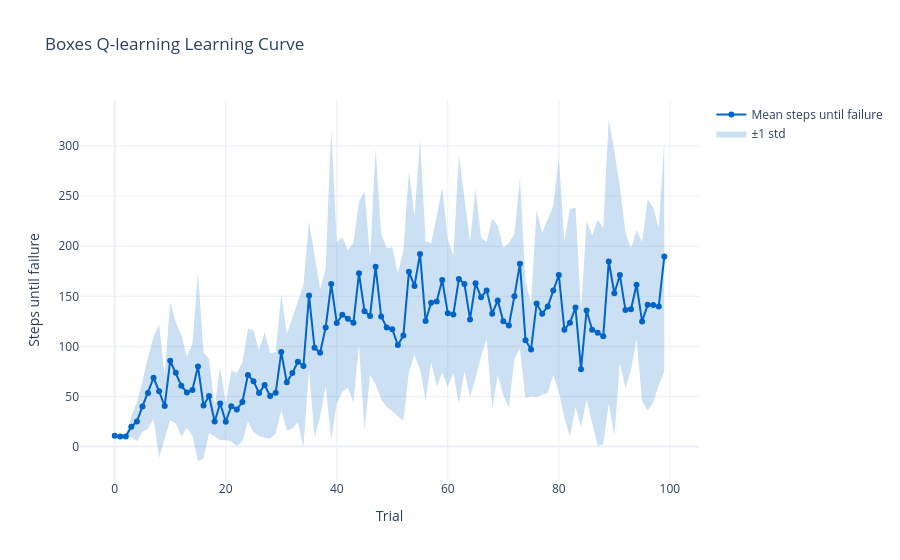

Write notebook code for a chart like this one.
### Code cell
import plotly.graph_objects as go
import numpy as np

def plot_trial_results(model_name, mean_curve, std_curve=None):
    """Plot mean steps-until-failure per trial, with optional std band."""
    trials = np.arange(len(mean_curve))
    fig = go.Figure()
    title=f"{model_name} Learning Curve"

    if std_curve is not None:
        # Upper bound (invisible line, anchors the fill)
        fig.add_trace(go.Scatter(
            x=trials,
            y=mean_curve + std_curve,
            mode="lines",
            line=dict(width=0),
            showlegend=False,
            hoverinfo="skip",
        ))
        # Lower bound (fills down to upper bound)
        fig.add_trace(go.Scatter(
            x=trials,
            y=mean_curve - std_curve,
            mode="lines",
            line=dict(width=0),
            fill="tonexty",
            fillcolor="rgba(0, 100, 200, 0.2)",
            name="±1 std",
            hoverinfo="skip",
        ))

    # Mean line on top
    fig.add_trace(go.Scatter(
        x=trials,
        y=mean_curve,
        mode="lines+markers",
        name="Mean steps until failure",
        line=dict(color="rgb(0, 100, 200)"),
    ))

    fig.update_layout(
        title=title,
        xaxis_title="Trial",
        yaxis_title="Steps until failure",
        template="plotly_white",
    )
    fig.show()

mean_curve = all_trial_results.mean(axis=0)
std_curve = all_trial_results.std(axis=0)
plot_trial_results(model_name, mean_curve, std_curve)

### Figure 1 — Plotly figure (JSON) as saved in the notebook; plotly's stock layout.template omitted (floating-point values rounded to 4 significant figures)
{"data": [{"hoverinfo": "skip", "line": {"width": 0}, "mode": "lines", "showlegend": false, "type": "scatter", "x": [0, 1, 2, 3, 4, 5, 6, 7, 8, 9, 10, 11, 12, 13, 14, 15, 16, 17, 18, 19, 20, 21, 22, 23, 24, 25, 26, 27, 28, 29, 30, 31, 32, 33, 34, 35, 36, 37, 38, 39, 40, 41, 42, 43, 44, 45, 46, 47, 48, 49, 50, 51, 52, 53, 54, 55, 56, 57, 58, 59, 60, 61, 62, 63, 64, 65, 66, 67, 68, 69, 70, 71, 72, 73, 74, 75, 76, 77, 78, 79, 80, 81, 82, 83, 84, 85, 86, 87, 88, 89, 90, 91, 92, 93, 94, 95, 96, 97, 98, 99], "y": [12.85, 10.89, 11.18, 30.19, 44.33, 65.29, 89.3, 109.9, 121.5, 72.12, 144.6, 124.1, 111.5, 89.33, 102.5, 174.4, 93.8, 87.51, 40.38, 79.53, 43.25, 75.63, 73.39, 84.19, 118.0, 116.0, 96.22, 114.1, 93.47, 94.05, 152.2, 112.3, 128.6, 145.2, 161.4, 224.9, 188.7, 157.2, 177.5, 318.0, 204.0, 208.6, 196.3, 203.2, 244.4, 254.8, 188.8, 297.4, 212.4, 198.2, 198.8, 172.8, 196.1, 274.5, 229.2, 307.7, 204.9, 203.0, 229.8, 258.6, 206.8, 190.5, 291.6, 249.5, 204.2, 257.5, 208.5, 204.3, 227.8, 220.2, 198.8, 202.9, 212.4, 268.0, 164.2, 143.6, 235.9, 213.4, 226.4, 240.3, 288.0, 204.9, 237.2, 238.4, 134.6, 224.9, 210.7, 226.9, 218.1, 327.0, 294.8, 259.2, 214.0, 198.1, 216.2, 204.2, 247.0, 238.6, 218.5, 304.7]}, {"fill": "tonexty", "fillcolor": "rgba(0, 100, 200, 0.2)", "hoverinfo": "skip", "line": {"width": 0}, "mode": "lines", "name": "±1 std", "type": "scatter", "x": [0, 1, 2, 3, 4, 5, 6, 7, 8, 9, 10, 11, 12, 13, 14, 15, 16, 17, 18, 19, 20, 21, 22, 23, 24, 25, 26, 27, 28, 29, 30, 31, 32, 33, 34, 35, 36, 37, 38, 39, 40, 41, 42, 43, 44, 45, 46, 47, 48, 49, 50, 51, 52, 53, 54, 55, 56, 57, 58, 59, 60, 61, 62, 63, 64, 65, 66, 67, 68, 69, 70, 71, 72, 73, 74, 75, 76, 77, 78, 79, 80, 81, 82, 83, 84, 85, 86, 87, 88, 89, 90, 91, 92, 93, 94, 95, 96, 97, 98, 99], "y": [8.553, 9.106, 8.817, 9.41, 5.666, 14.91, 17.7, 27.46, -11.1, 8.682, 26.63, 23.11, 10.08, 18.67, 10.45, -14.4, -11.8, 13.49, 9.625, 6.473, 6.351, 4.967, 0.6104, 4.811, 25.05, 14.65, 10.58, 8.704, 7.728, 13.35, 36.35, 16.11, 18.2, 24.2, -0.6077, 76.52, 8.749, 30.01, 60.33, 6.442, 42.8, 54.78, 58.7, 43.81, 101.4, 15.64, 71.98, 61.63, 47.2, 39.6, 35.4, 30.25, 25.54, 74.31, 91.59, 76.87, 45.89, 84.15, 59.78, 73.77, 59.63, 73.26, 43.02, 75.06, 49.57, 68.53, 89.74, 107.5, 37.59, 71.36, 51.17, 38.9, 87.56, 97.03, 48.24, 50.17, 49.48, 51.8, 53.18, 71.52, 54.65, 28.49, 9.785, 39.03, 19.83, 46.67, 22.73, 0.4577, 2.082, 42.63, 11.19, 83.18, 58.4, 75.93, 107.0, 45.56, 36.04, 44.04, 61.3, 74.5]}, {"line": {"color": "rgb(0, 100, 200)"}, "mode": "lines+markers", "name": "Mean steps until failure", "type": "scatter", "x": [0, 1, 2, 3, 4, 5, 6, 7, 8, 9, 10, 11, 12, 13, 14, 15, 16, 17, 18, 19, 20, 21, 22, 23, 24, 25, 26, 27, 28, 29, 30, 31, 32, 33, 34, 35, 36, 37, 38, 39, 40, 41, 42, 43, 44, 45, 46, 47, 48, 49, 50, 51, 52, 53, 54, 55, 56, 57, 58, 59, 60, 61, 62, 63, 64, 65, 66, 67, 68, 69, 70, 71, 72, 73, 74, 75, 76, 77, 78, 79, 80, 81, 82, 83, 84, 85, 86, 87, 88, 89, 90, 91, 92, 93, 94, 95, 96, 97, 98, 99], "y": [10.7, 10.0, 10.0, 19.8, 25.0, 40.1, 53.5, 68.7, 55.2, 40.4, 85.6, 73.6, 60.8, 54.0, 56.5, 80.0, 41.0, 50.5, 25.0, 43.0, 24.8, 40.3, 37.0, 44.5, 71.5, 65.3, 53.4, 61.4, 50.6, 53.7, 94.3, 64.2, 73.4, 84.7, 80.4, 150.7, 98.7, 93.6, 118.9, 162.2, 123.4, 131.7, 127.5, 123.5, 172.9, 135.2, 130.4, 179.5, 129.8, 118.9, 117.1, 101.5, 110.8, 174.4, 160.4, 192.3, 125.4, 143.6, 144.8, 166.2, 133.2, 131.9, 167.3, 162.3, 126.9, 163.0, 149.1, 155.9, 132.7, 145.8, 125.0, 120.9, 150.0, 182.5, 106.2, 96.9, 142.7, 132.6, 139.8, 155.9, 171.3, 116.7, 123.5, 138.7, 77.2, 135.8, 116.7, 113.7, 110.1, 184.8, 153.0, 171.2, 136.2, 137.0, 161.6, 124.9, 141.5, 141.3, 139.9, 189.6]}], "layout": {"title": {"text": "Boxes Q-learning Learning Curve"}, "xaxis": {"title": {"text": "Trial"}}, "yaxis": {"title": {"text": "Steps until failure"}}}}
